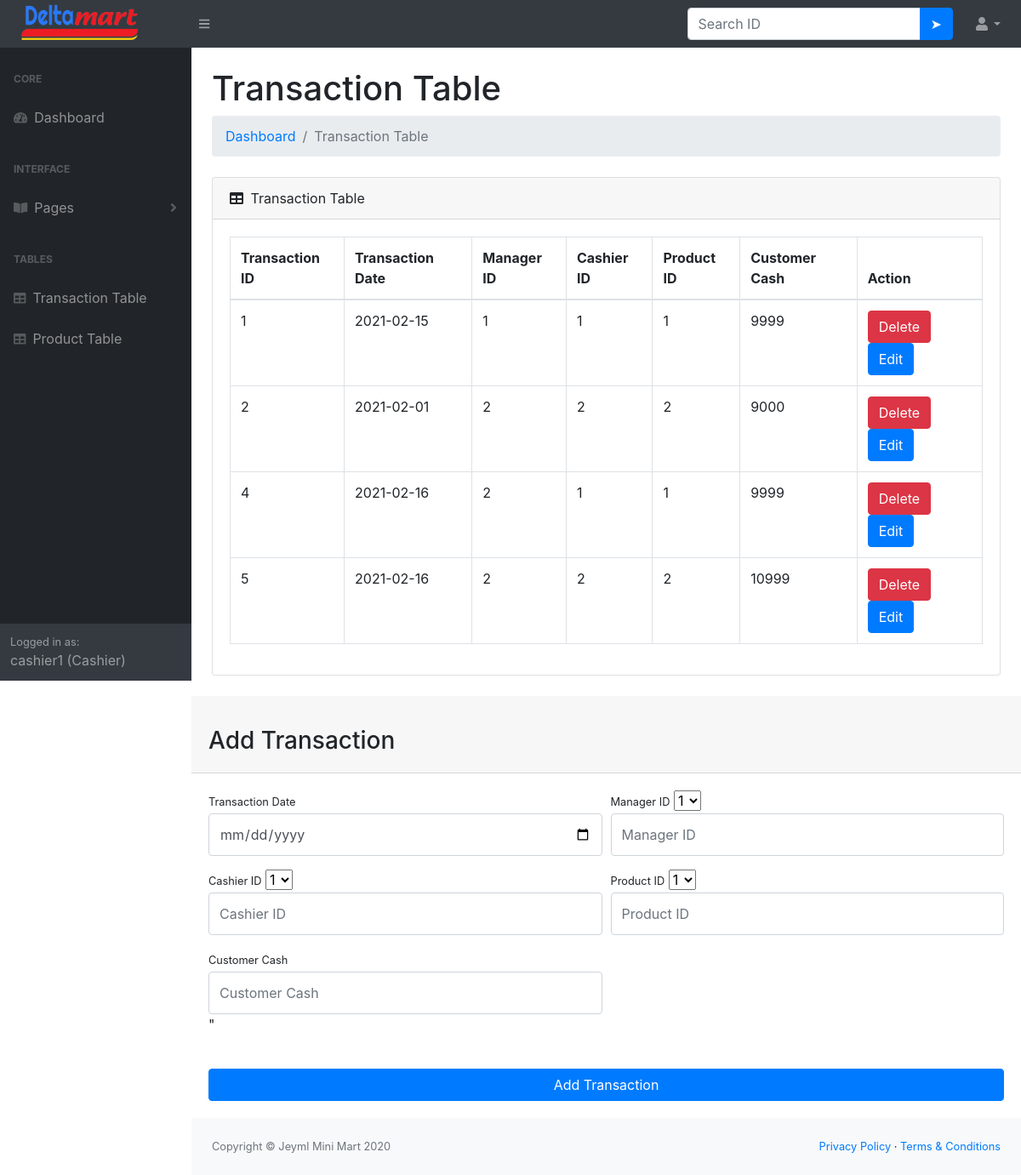
The app's page /cashier/transactionTable.php (signed in) with its own data.
### tables this page shows
CREATE TABLE `transactiontable` (
  `transactionID` int(11) NOT NULL,
  `transactionDate` date NOT NULL,
  `managerID` int(11) NOT NULL,
  `cashierID` int(11) NOT NULL,
  `productID` int(11) NOT NULL,
  `customerCash` float NOT NULL
);

### cashier/transactionTable.php (the view, shortened to what this page needs)
<?php
    require_once("dbconnection.php");
    $statement = $connect->prepare('SELECT * FROM transactiontable');
    $statement->execute();
?>
<!DOCTYPE html>
<html lang="en">
    <head>
        <link href="css/styles.css" rel="stylesheet" />
        <link href="https://cdn.datatables.net/1.10.20/css/dataTables.bootstrap4.min.css" rel="stylesheet" />
    </head>
    <body class="sb-nav-fixed">
        <nav class="sb-topnav navbar navbar-expand navbar-dark bg-dark">
            <a class="navbar-brand" href="dashboard.php"><img src="../img/logo.png" height="50px" width="155px"></a>
            <button class="btn btn-link btn-sm order-1 order-lg-0" id="sidebarToggle" href="#"><i class="fas fa-bars"></i></button>
            <form class="d-none d-md-inline-block form-inline ml-auto mr-0 mr-md-3 my-2 my-md-0" method="post" action="transactionSearch.php">
                <div class="input-group">
                    <input class="form-control" type="text" placeholder="Search ID" name="transactionID" aria-label="Search" aria-describedby="basic-addon2" />
                    <div class="input-group-append">
                        <input class="btn btn-primary" type="submit" name="search" value="➤"></input>
                    </div>
                </div>
            </form>
            <ul class="navbar-nav ml-auto ml-md-0">
                <li class="nav-item dropdown">
                    <a class="nav-link dropdown-toggle" id="userDropdown" href="#" role="button" data-toggle="dropdown" aria-haspopup="true" aria-expanded="false"><i class="fas fa-user fa-fw"></i></a>
                </li>
            </ul>
        </nav>
        <div id="layoutSidenav">
            <div id="layoutSidenav_nav">
                <nav class="sb-sidenav accordion sb-sidenav-dark" id="sidenavAccordion">
                    <div class="sb-sidenav-menu">
                        <div class="nav">
                            <div class="sb-sidenav-menu-heading">Core</div>
                            <a class="nav-link" href="dashboard.php">
                                <div class="sb-nav-link-icon"><i class="fas fa-tachometer-alt"></i></div>
                                Dashboard
                            </a>
                            <div class="sb-sidenav-menu-heading">Interface</div>
                            <a class="nav-link collapsed" href="#" data-toggle="collapse" data-target="#collapsePages" aria-expanded="false" aria-controls="collapsePages">
                                <div class="sb-nav-link-icon"><i class="fas fa-book-open"></i></div>
                                Pages
                                <div class="sb-sidenav-collapse-arrow"><i class="fas fa-angle-down"></i></div>
                            </a>
                            <div class="sb-sidenav-menu-heading">Tables</div>
                            <a class="nav-link" href="#">
                                <div class="sb-nav-link-icon"><i class="fas fa-table"></i></div>
                                Transaction Table
                            </a>
                            <a class="nav-link" href="productTable.php">
                                <div class="sb-nav-link-icon"><i class="fas fa-table"></i></div>
                                Product Table
                            </a>
                        </div>
                    </div>
                    <div class="sb-sidenav-footer">
                        <div class="small">Logged in as:</div>
                        <?php echo $_SESSION["cashierUsername"]; ?> (Cashier)
                    </div>
                </nav>
            </div>
            <div id="layoutSidenav_content">
                <main>
                    <div class="container-fluid">
                        <h1 class="mt-4">Transaction Table</h1>
                        <ol class="breadcrumb mb-4">
                            <li class="breadcrumb-item"><a href="dashboard.php">Dashboard</a></li>
                            <li class="breadcrumb-item active">Transaction Table</li>
                        </ol>
                        <div class="card mb-4">
                            <div class="card-header">
                                <i class="fas fa-table mr-1"></i>
                                Transaction Table
                            </div>
                            <div class="card-body">
                                <div class="table-responsive">
                                    <table class="table table-bordered" id="dataTable" width="100%" cellspacing="0">
                                        <thead>
                                            <tr>
                                                <th>Transaction ID</th>
                                                <th>Transaction Date</th>
                                                <th>Manager ID</th>
                                                <th>Cashier ID</th>
                                                <th>Product ID</th>
                                                <th>Customer Cash</th>
                                                <th>Action</th>
                                            </tr>
                                        </thead>
                                        <tbody>
                                            <?php while ($transactiontable=$statement->fetch(PDO::FETCH_OBJ)){?>
                                            <tr>
                                                <td><?php echo $transactiontable->transactionID; ?></td>
                                                <td><?php echo $transactiontable->transactionDate; ?></td>
                                                <td><?php echo $transactiontable->managerID; ?></td>
                                                <td><?php echo $transactiontable->cashierID; ?></td>
                                                <td><?php echo $transactiontable->productID; ?></td>
                                                <td><?php echo $transactiontable->customerCash; ?></td>
                                                <td>
                                                    <a onclick="return confirm('Are you sure you want to delete this ID?')" class="btn btn-danger" href="transactionDelete.php?transactionID=<?php echo $transactiontable->transactionID ?>">Delete</a>
                                                    <a class="btn btn-primary" href="transactionEdit.php?transactionID=<?php echo $transactiontable->transactionID ?>">Edit</a>
                                                </td>
                                            </tr>
                                            <?php }?>
                                        </tbody>
                                    </table>
                                </div>
                            </div>
                        </div>
                    </div>
                    <div class="card-header"><h3 class="mt-4">Add Transaction</h3></div>
                    <div class="card-body">
                        <form  name="transaction_form" method="post" autocomplete="off">
                            <div class="form-row">
                                <div class="col-md-6">
                                    <div class="form-group">
                                        <label class="small mb-1" for="transactionDate">Transaction Date</label>
                                        <input class="form-control py-4" type="date" name="transactionDate" placeholder="Transaction Date" required/>
                                    </div>
                                </div>
                                <div class="col-md-6">
                                    <div class="form-group">
                                        <label class="small mb-1" for="managerID">Manager ID</label>
                                        <?php
                                            $pdoQuery = "SELECT managerID FROM managertable";
                                            $pdoResult = $connect->query($pdoQuery);
                                            $dropdown="<select id='managerSelect1' onchange='managerSelect2();'>";
                                            foreach ($pdoResult as $row) {
                                                $dropdown .="\r\n<option value='{$row['managerID']}'>{$row['managerID']}</option>";
                                            }
                                            $dropdown .="\r\n</select>";
                                            echo $dropdown;
                                            echo "<input class='form-control py-4' type='text' name='managerID' id='managertxt' placeholder='Manager ID' required/>";
                                        ?>
                                    </div>
                                </div>
                                <div class="col-md-6">
                                    <div class="form-group">
                                        <label class="small mb-1" for="cashierID">Cashier ID</label>
                                        <?php
                                            $pdoQuery = "SELECT cashierID FROM cashiertable";
                                            $pdoResult = $connect->query($pdoQuery);
                                            $dropdown="<select id='cashierSelect1' onchange='cashierSelect2();'>";
                                            foreach ($pdoResult as $row) {
                                                $dropdown .="\r\n<option value='{$row['cashierID']}'>{$row['cashierID']}</option>";
                                            }
                                            $dropdown .="\r\n</select>";
                                            echo $dropdown;
                                            echo "<input class='form-control py-4' type='text' name='cashierID' id='cashiertxt' placeholder='Cashier ID' required/>";
                                        ?>
                                    </div>
                                </div>
                                <div class="col-md-6">
                                    <div class="form-group">
                                        <label class="small mb-1" for="productID">Product ID</label>
                                        <?php
                                            $pdoQuery = "SELECT productID FROM producttable";
                                            $pdoResult = $connect->query($pdoQuery);
                                            $dropdown="<select id='productSelect1' onchange='productSelect2();'>";
                                            foreach ($pdoResult as $row) {
                                                $dropdown .="\r\n<option value='{$row['productID']}'>{$row['productID']}</option>";
                                            }
                                            $dropdown .="\r\n</select>";
                                            echo $dropdown;
                                            echo "<input class='form-control py-4' type='text' name='productID' id='producttxt' placeholder='Product ID' required/>";
                                        ?>
                                    </div>
                                </div><div class="col-md-6">
                                    <div class="form-group">
                                        <label class="small mb-1" for="customerCash">Customer Cash</label>
                                        <input class='form-control py-4' type='text' name='customerCash' placeholder='Customer Cash' required/>"
                                    </div>
                                </div>
                            </div>
                            <div class="form-group mt-4 mb-0">
                                <input type="submit" name="addtransaction" class="btn btn-primary btn-block" value="Add Transaction"/>
                            </div>
                        </form>
                    </div>
                </main>
                <footer class="py-4 bg-light mt-auto">
                    <div class="container-fluid">
                        <div class="d-flex align-items-center justify-content-between small">
                            <div class="text-muted">Copyright &copy; Jeyml Mini Mart 2020</div>
                            <div>
                                <a href="#">Privacy Policy</a>
                                &middot;
                                <a href="#">Terms &amp; Conditions</a>
                            </div>
                        </div>
                    </div>
                </footer>
            </div>
        </div>
    </body>
</html>

### records on screen
transactiontable: transactionID "1", transactionDate "2021-02-15", managerID "1", cashierID "1", productID "1", customerCash "9999"
transactiontable: transactionID "2", transactionDate "2021-02-01", managerID "2", cashierID "2", productID "2", customerCash "9000"
transactiontable: transactionID "4", transactionDate "2021-02-16", managerID "2", cashierID "1", productID "1", customerCash "9999"
transactiontable: transactionID "5", transactionDate "2021-02-16", managerID "2", cashierID "2", productID "2", customerCash "10999"

### other values on screen
$_SESSION["cashierUsername"] "cashier1"
form field value "1"
